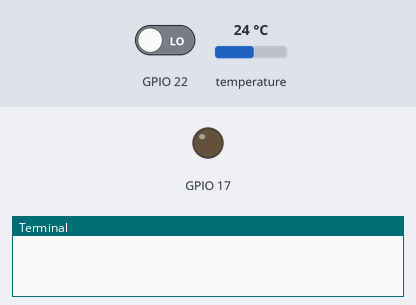
The program below on a simulated Raspberry Pi (BCM pin numbers). Parts: output pins drawn as LEDs (lit = HIGH), the last lines printed to the terminal. The inputs (shaded band) are chosen by the test bench; at power-on: GPIO 22 LOW, temperature 24 °C. Files the program writes start out absent. At 4.1 s the program stops and its outputs stay as they are.

Above: at 1.2 s.
1.3 s: GPIO 22 driven HIGH
At 1.6 s:
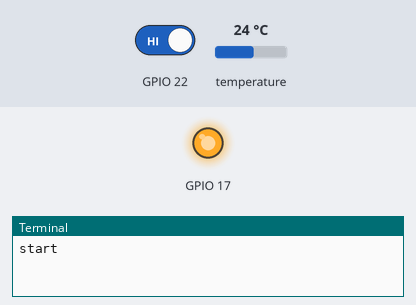
Timing chart, 0 to 4.6 s (numbered marks = the images above; inputs shaded):
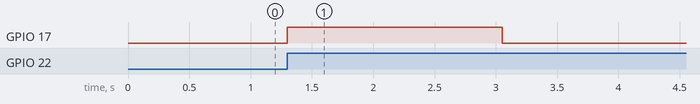

The program:

tempLogger.py
```python
import RPi.GPIO as GPIO
import time as time
GPIO.setmode (GPIO.BCM)
GPIO.setup (22, GPIO.IN )
GPIO.setup (17,GPIO.OUT )

while True:
    if GPIO.input(22):
        break

print "start"

datafile = open ("tempreading.log","w")

while True:
    GPIO.output (17, GPIO.HIGH)
    tfile = open ("/sys/bus/w1/devices/28-000005658920/w1_slave")
    text = tfile.read()
    tfile.close()
    secondline = text.split ("\n")[1]
    tempData = secondline.split(" ")[9]
    temprature = float (tempData[2:])
    temprature = temprature / 1000
    print temprature
    datafile.write(str(temprature)+ "\n")
    time.sleep (1)
    GPIO.output (17, GPIO.LOW)
    time. sleep (1)
    if GPIO.input (22)==1:
        break
datafile.close()
GPIO.output (17, GPIO.LOW)
```

Measured:
- after the input at 1.3 s, GPIO 17: LOW → HIGH at once, → LOW 1.8 s later
